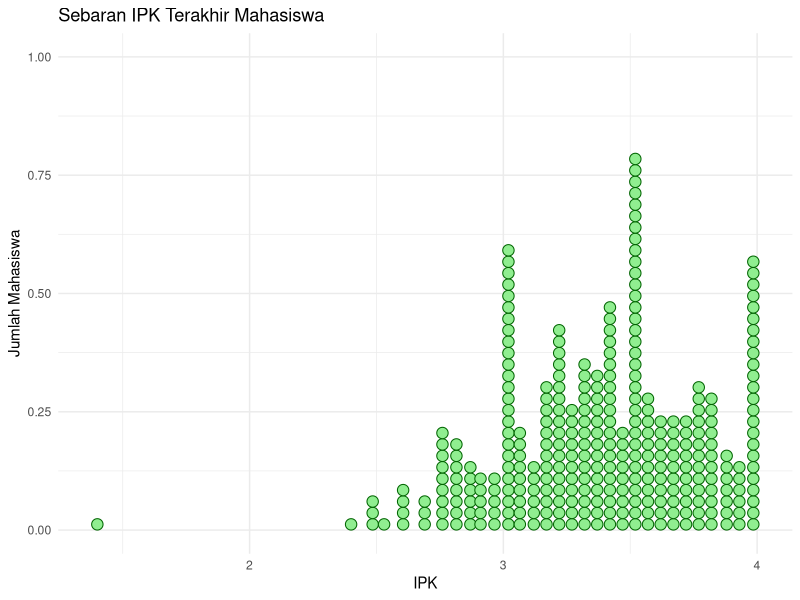
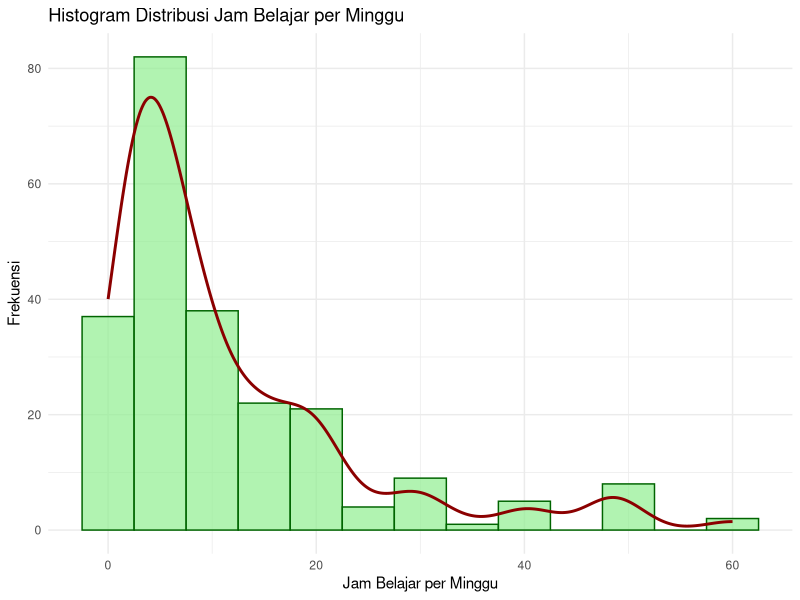
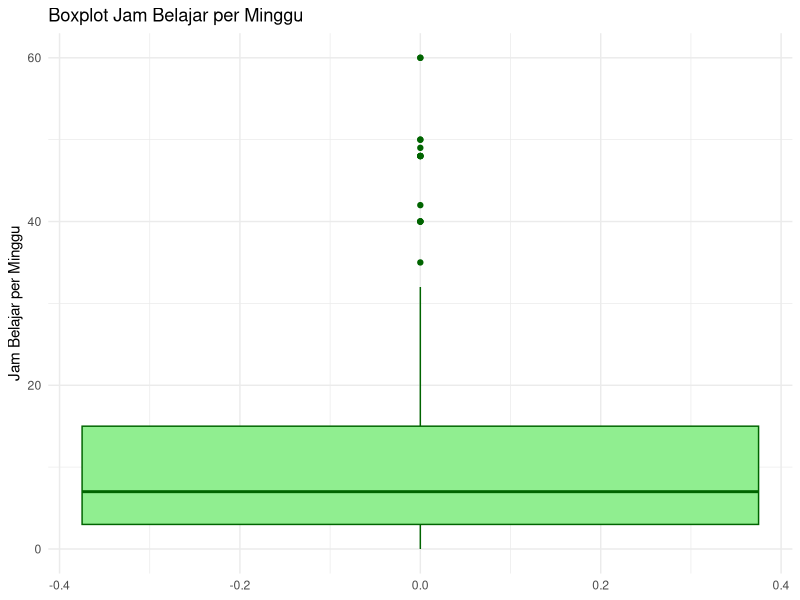
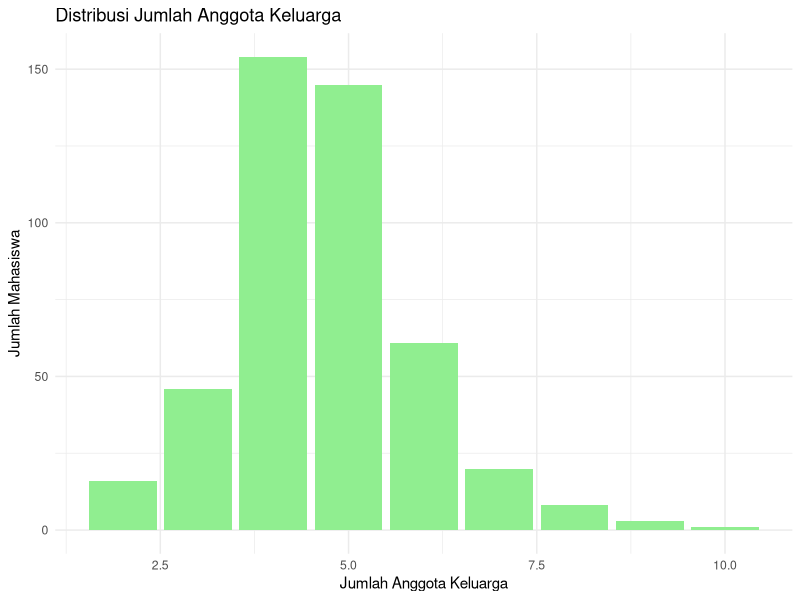

Reproduce these figures in R, in order.
## ---- chunk 1

# ===============================MEMUAT LIBRARY=================================

library(ggplot2)
library(dplyr)
library(readr)

# ===============================DEFINISI FUNGSI================================

# 1. Menghitung Skewness
skew_manual <- function(x) {
  x <- x[!is.na(x)]
  m <- mean(x)
  s <- sd(x)
  mean(((x - m) / s)^3)
}

# 2. Interpretasi
interpret_skewness <- function(value) {
  if (is.na(value)) return("Data tidak cukup untuk menghitung skewness.")
  
  if (value > 1) {
    return("Distribusi sangat condong ke kanan (right-skewed kuat).")
  } else if (value > 0.5) {
    return("Distribusi condong ke kanan dengan tingkat moderat.")
  } else if (value > 0) {
    return("Distribusi sedikit condong ke kanan.")
  } else if (value == 0) {
    return("Distribusi simetris.")
  } else if (value > -0.5) {
    return("Distribusi sedikit condong ke kiri.")
  } else if (value > -1) {
    return("Distribusi condong ke kiri dengan tingkat moderat.")
  } else {
    return("Distribusi sangat condong ke kiri (left-skewed kuat).")
  }
}
## ---- chunk 2
# Load Data
data <- read.csv("Dataset/dataset.csv")

# --- DATA CLEANSING ---

# A. Pembersihan Kolom IPK Terakhir
# Mengganti karakter non-numerik dengan NA, memperbaiki desimal, dan filter range logis (0-4)
data$IPK.Terakhir..[data$IPK.Terakhir.. %in% c("-", ".", ",", "", " ")] <- NA
data$IPK.Terakhir.. <- gsub(",", ".", data$IPK.Terakhir..)
data$IPK.Terakhir.. <- as.numeric(data$IPK.Terakhir..)
data$IPK.Terakhir..[data$IPK.Terakhir.. > 4 | data$IPK.Terakhir.. == 0] <- NA

# B. Pembersihan Kolom Jam Belajar
# Rename kolom, perbaikan desimal, dan filter range logis (0-60 jam/minggu)
names(data)[names(data) == "Rata.rata.belajar.perminggu..dalam.jam..."] <- "BelajarJam"
data$BelajarJam <- gsub(",", ".", data$BelajarJam)
data$BelajarJam <- as.numeric(data$BelajarJam)
data$BelajarJam[data$BelajarJam < 0 | data$BelajarJam > 60] <- NA

# C. Pembersihan Kolom Anggota Keluarga
# Mengambil hanya angka, mengubah ke integer, batas wajar max 12
data$Jumlah.Anggota.Keluarga.. <- as.character(data$Jumlah.Anggota.Keluarga..)
data$Jumlah.Anggota.Keluarga.. <- gsub("[^0-9]", "", data$Jumlah.Anggota.Keluarga..)
data$Jumlah.Anggota.Keluarga..[data$Jumlah.Anggota.Keluarga.. == ""] <- NA
data$Jumlah.Anggota.Keluarga.. <- as.integer(data$Jumlah.Anggota.Keluarga..)
data$Jumlah.Anggota.Keluarga..[data$Jumlah.Anggota.Keluarga.. > 12] <- NA

# D. Pembersihan Kolom Berat Badan
# Hapus "kg", spasi, ambil angka
data$Berat.Badan.. <- as.character(data$Berat.Badan..)
data$Berat.Badan.. <- gsub("kg", "", data$Berat.Badan.., ignore.case = TRUE)
data$Berat.Badan.. <- gsub("[^0-9.]", "", data$Berat.Badan..)
data$Berat.Badan.. <- as.numeric(data$Berat.Badan..)

# E. Pembersihan Kolom Tinggi Badan
# Hapus "cm", filter range logis (120-220 cm)
data$Tinggi.Badan.. <- as.character(data$Tinggi.Badan..)
data$Tinggi.Badan.. <- gsub("cm", "", data$Tinggi.Badan.., ignore.case = TRUE)
data$Tinggi.Badan.. <- gsub("[^0-9.]", "", data$Tinggi.Badan..)
data$Tinggi.Badan.. <- as.numeric(data$Tinggi.Badan..)
data$Tinggi.Badan..[data$Tinggi.Badan.. < 120 | data$Tinggi.Badan.. > 220] <- NA

# Menampilkan Ringkasan Data Bersih
summary(data)
## ---- chunk 3
# 1. Dot Plot
ggplot(data, aes(x = `IPK.Terakhir..`)) +
  geom_dotplot(binwidth = 0.045, fill = "lightgreen", color = "darkgreen") +
  labs(
    title = "Sebaran IPK Terakhir Mahasiswa",
    x = "IPK",
    y = "Jumlah Mahasiswa"
  ) +
  theme_minimal()

# 2. Stem and Leaf Plot
cat("Stem and Leaf Plot IPK:\n")
stem(data$`IPK.Terakhir..`, scale = 2)


# 3. Deteksi Outlier (Metode IQR)
cat("==========================================================================")
cat("\n")

Q1 <- quantile(data$`IPK.Terakhir..`, 0.25, na.rm = TRUE)
Q3 <- quantile(data$`IPK.Terakhir..`, 0.75, na.rm = TRUE)
IQR_value <- Q3 - Q1


batas_bawah <- Q1 - (1.5 * IQR_value)
batas_atas  <- Q3 + (1.5 * IQR_value)

cat("\n--- HASIL PERHITUNGAN IQR ---\n")
cat("Kuartil 1 (25%) :", Q1, "\n")
cat("Kuartil 3 (75%) :", Q3, "\n")
cat("Nilai IQR       :", IQR_value, "\n")
cat("Batas Bawah     :", batas_bawah, "\n")
cat("Batas Atas      :", batas_atas, "\n")
cat("-----------------------------\n")


data_outlier <- data[which(data$`IPK.Terakhir..` < batas_bawah | 
                           data$`IPK.Terakhir..` > batas_atas), ]

if(nrow(data_outlier) > 0) {
  cat("DITEMUKAN", nrow(data_outlier), "DATA OUTLIER:\n")
  print(data_outlier[, c("IPK.Terakhir..")])
} else {
  cat("Data bersih. Tidak ditemukan outlier dengan metode IQR.\n")
  
}

cat("==========================================================================\n")
cat("Ringkasan\n")

summary(data$`IPK.Terakhir..`)
## ---- chunk 4
# 1. Histogram 
names(data)[names(data) == "Rata.rata.belajar.perminggu..dalam.jam..."] <- "BelajarJam"
hist_plot <- ggplot(data, aes(x = BelajarJam)) +
  geom_histogram(
    binwidth = 5, # Anda bisa menyesuaikan lebar bin
    fill = "lightgreen",
    color = "darkgreen",
    alpha = 0.7
  ) +
  geom_density(aes(y = after_stat(count) * 5), color = "darkred", linewidth = 1) + 
  labs(
    title = "Histogram Distribusi Jam Belajar per Minggu",
    x = "Jam Belajar per Minggu",
    y = "Frekuensi"
  ) +
  theme_minimal()

print(hist_plot)

# 2. Boxplot
ggplot(data, aes(y = BelajarJam)) +
  geom_boxplot(fill = "lightgreen", color = "darkgreen") +
  labs(
    title = "Boxplot Jam Belajar per Minggu",
    y = "Jam Belajar per Minggu"
  ) +
  theme_minimal()

cat("Ringkasan\n")

summary(data$BelajarJam)

## ---- chunk 5
library(ggplot2)

ggplot(data, aes(x = data$`Jumlah.Anggota.Keluarga..`)) +
  geom_bar(fill = "lightgreen") +
  
  labs(
    title = "Distribusi Jumlah Anggota Keluarga",
    x = "Jumlah Anggota Keluarga",
    y = "Jumlah Mahasiswa"
  ) +
  theme_minimal()


summary(data$`Jumlah.Anggota.Keluarga..`)
## ---- chunk 6
# --- BERAT BADAN ---
skew_berat <- skew_manual(data$Berat.Badan..)

cat("--- ANALISIS BERAT BADAN ---\n")
cat("Nilai Skewness :", round(skew_berat, 4), "\n")
cat("Kesimpulan     :", interpret_skewness(skew_berat), "\n\n")


# --- TINGGI BADAN ---
skew_tinggi <- skew_manual(data$Tinggi.Badan..)

cat("--- ANALISIS TINGGI BADAN ---\n")
cat("Nilai Skewness :", round(skew_tinggi, 4), "\n")
cat("Kesimpulan     :", interpret_skewness(skew_tinggi), "\n")


cat("\n==========================================================================\n")
cat("Ringkasan berat badan:\n")
summary(data$Berat.Badan..)
cat("\n\nRingkasan tinggi badan:\n")
summary(data$Tinggi.Badan..)
